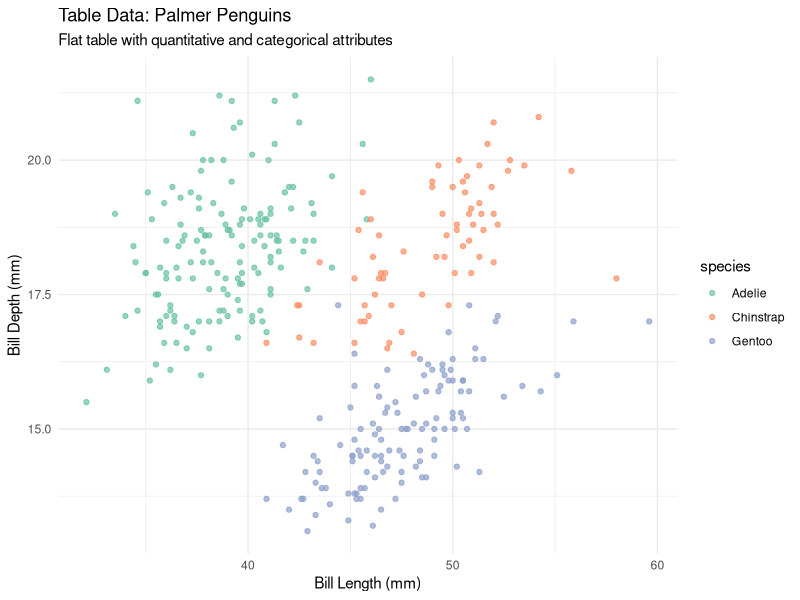
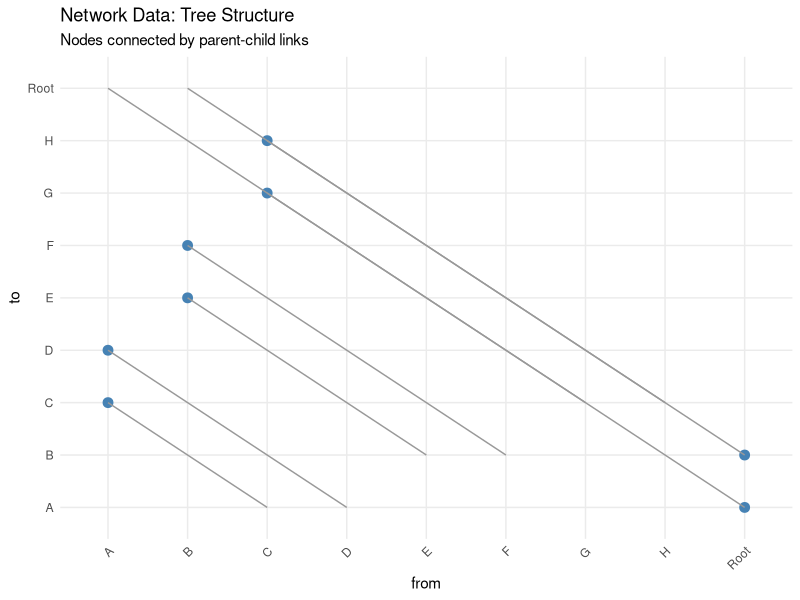
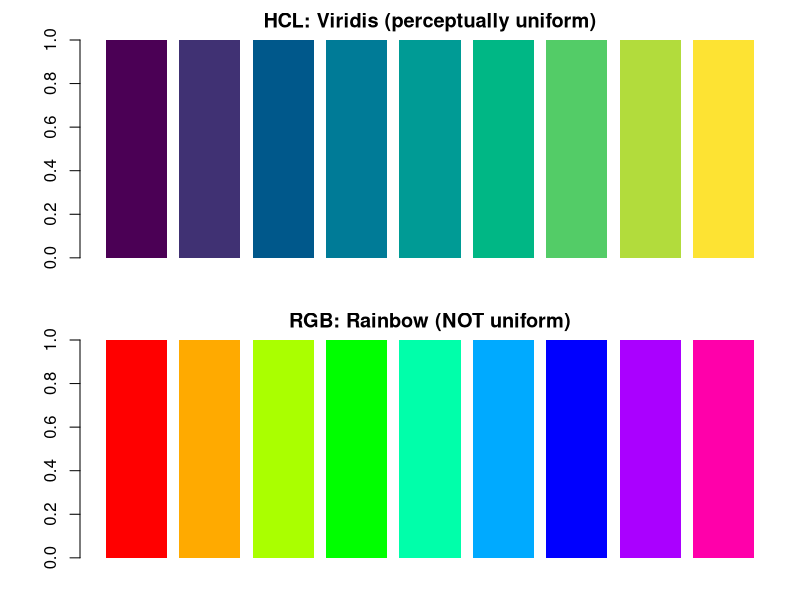
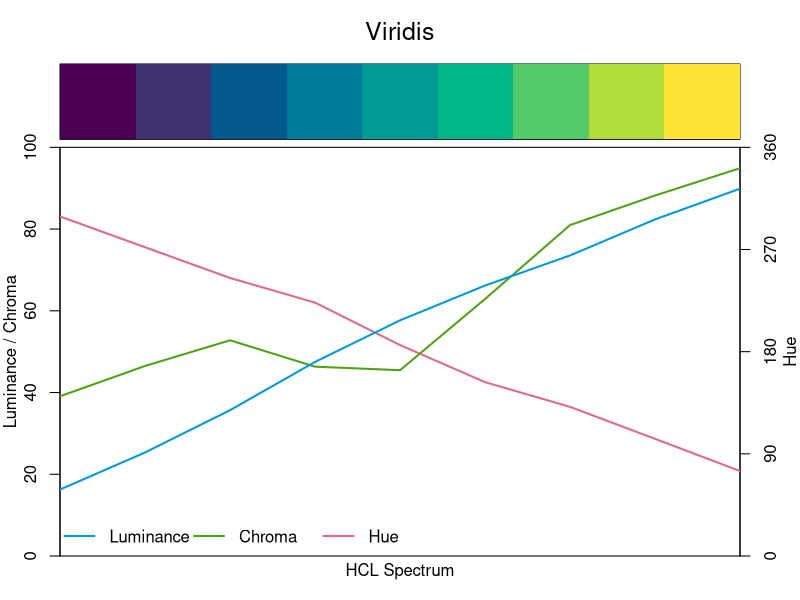
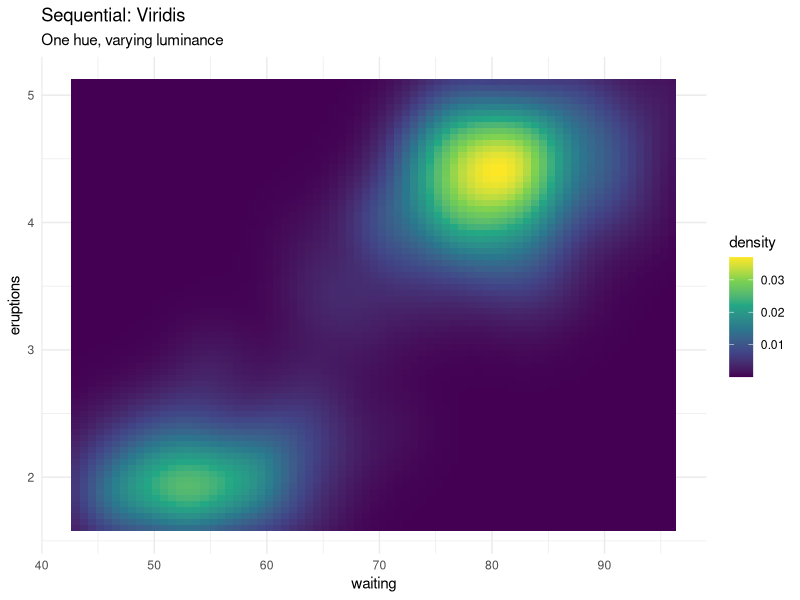
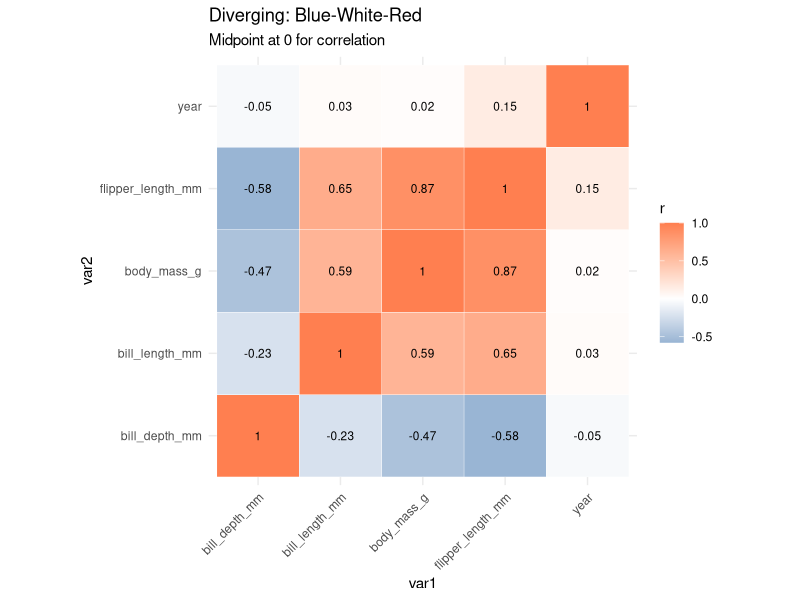
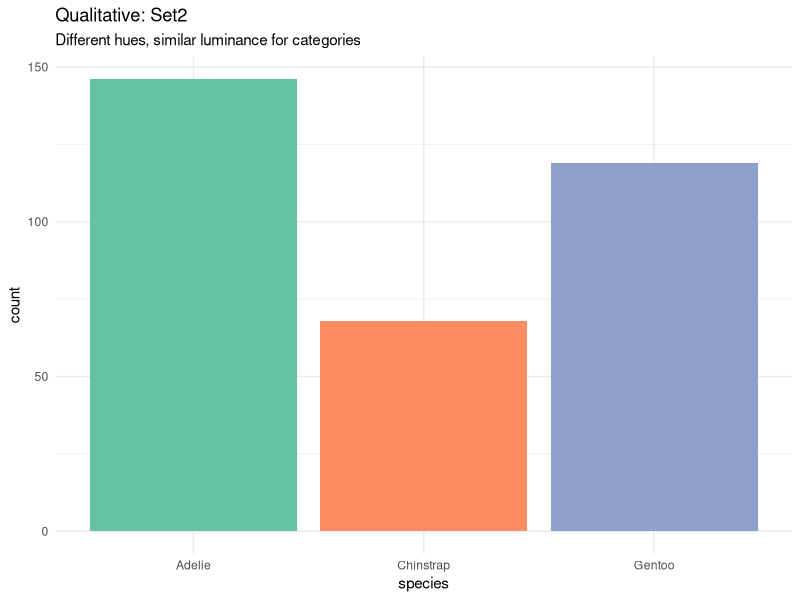
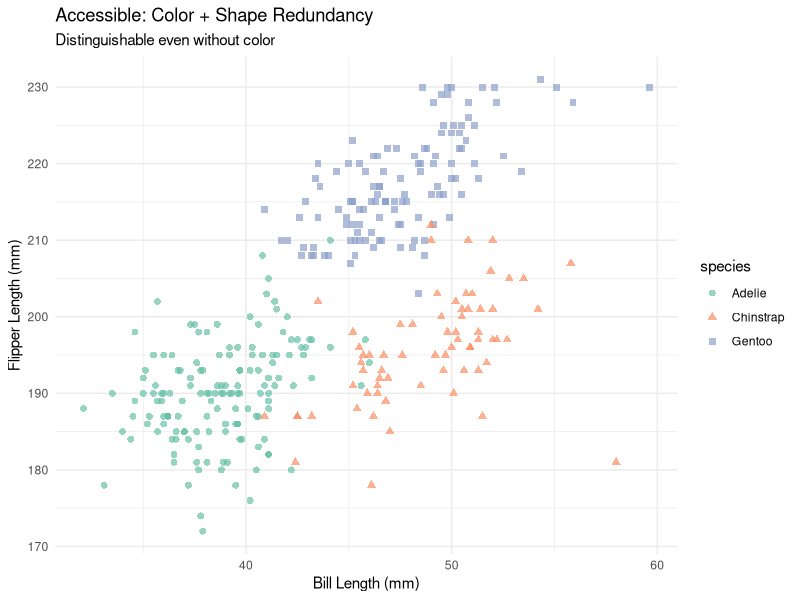

These figures' R source, in order:
## ---- chunk 1
knitr::opts_chunk$set(
  echo = TRUE,
  warning = FALSE,
  message = FALSE,
  fig.align = "center"
)

library(conflicted)
library(tidyverse)
library(patchwork)
library(colorspace)

conflicts_prefer(dplyr::filter, dplyr::select)
## ---- chunk 2
library(palmerpenguins)
data(penguins)
penguins_clean <- penguins |> drop_na()

# TABLE example: Palmer Penguins
ggplot(penguins_clean, aes(bill_length_mm, bill_depth_mm, color = species)) +
  geom_point(alpha = 0.7) +
  scale_color_brewer(palette = "Set2") +
  labs(title = "Table Data: Palmer Penguins",
       subtitle = "Flat table with quantitative and categorical attributes",
       x = "Bill Length (mm)", y = "Bill Depth (mm)") +
  theme_minimal()
## ---- chunk 3
# NETWORK example: simple hierarchy (simulated)
tree_df <- tibble(
  from = c("Root", "Root", "A", "A", "B", "B", "C", "C"),
  to = c("A", "B", "C", "D", "E", "F", "G", "H"),
  level = c(1, 1, 2, 2, 2, 2, 3, 3)
)

ggplot(tree_df, aes(x = from, y = to)) +
  geom_point(size = 3, color = "steelblue") +
  geom_segment(aes(xend = to, yend = from), color = "gray60") +
  labs(title = "Network Data: Tree Structure",
       subtitle = "Nodes connected by parent-child links") +
  theme_minimal() +
  theme(axis.text.x = element_text(angle = 45, hjust = 1))
## ---- chunk 4
# Compare color spaces
hcl_pal <- hcl.colors(9, "viridis")
rainbow_pal <- rainbow(9)

par(mfrow = c(2, 1), mar = c(2, 4, 2, 1))
barplot(rep(1, 9), col = hcl_pal, border = NA, main = "HCL: Viridis (perceptually uniform)")
barplot(rep(1, 9), col = rainbow_pal, border = NA, main = "RGB: Rainbow (NOT uniform)")
## ---- chunk 5
specplot(hcl.colors(9, "viridis"), main = "Viridis")
## ---- chunk 6
ggplot(faithfuld, aes(waiting, eruptions, fill = density)) +
  geom_tile() +
  scale_fill_viridis_c(option = "viridis") +
  labs(title = "Sequential: Viridis",
       subtitle = "One hue, varying luminance") +
  theme_minimal()
## ---- chunk 7
cor_matrix <- penguins_clean |>
  select(where(is.numeric)) |>
  cor()

cor_long <- cor_matrix |>
  as.data.frame() |>
  rownames_to_column("var1") |>
  pivot_longer(-var1, names_to = "var2", values_to = "r")

ggplot(cor_long, aes(var1, var2, fill = r)) +
  geom_tile(color = "white") +
  geom_text(aes(label = round(r, 2)), size = 3) +
  scale_fill_gradient2(low = "steelblue", mid = "white", high = "coral",
                       midpoint = 0) +
  labs(title = "Diverging: Blue-White-Red",
       subtitle = "Midpoint at 0 for correlation") +
  theme_minimal() +
  theme(axis.text.x = element_text(angle = 45, hjust = 1)) +
  coord_fixed()
## ---- chunk 8
ggplot(penguins_clean, aes(species, fill = species)) +
  geom_bar(show.legend = FALSE) +
  scale_fill_brewer(palette = "Set2") +
  labs(title = "Qualitative: Set2",
       subtitle = "Different hues, similar luminance for categories") +
  theme_minimal()
## ---- chunk 9
# Good practice: redundant encoding
ggplot(penguins_clean, aes(bill_length_mm, flipper_length_mm,
                           color = species, shape = species)) +
  geom_point(size = 2, alpha = 0.7) +
  scale_color_brewer(palette = "Set2") +
  labs(title = "Accessible: Color + Shape Redundancy",
       subtitle = "Distinguishable even without color",
       x = "Bill Length (mm)", y = "Flipper Length (mm)") +
  theme_minimal()
## ---- chunk 10
base_colors <- RColorBrewer::brewer.pal(3, "Set2")

p <- ggplot(penguins_clean, aes(bill_length_mm, flipper_length_mm, color = species)) +
  geom_point(alpha = 0.7) +
  labs(x = "Bill Length (mm)", y = "Flipper Length (mm)") +
  theme_minimal()

p_normal <- p + scale_color_manual(values = base_colors) +
  labs(title = "Normal vision")
p_deutan <- p + scale_color_manual(values = deutan(base_colors)) +
  labs(title = "Deuteranopia simulation")
p_protan <- p + scale_color_manual(values = protan(base_colors)) +
  labs(title = "Protanopia simulation")
p_tritan <- p + scale_color_manual(values = tritan(base_colors)) +
  labs(title = "Tritanopia simulation")

(p_normal + p_deutan) / (p_protan + p_tritan)
## ---- chunk 11
hcl_palettes(plot = TRUE, n = 7)
## ---- chunk 12
sessionInfo()
